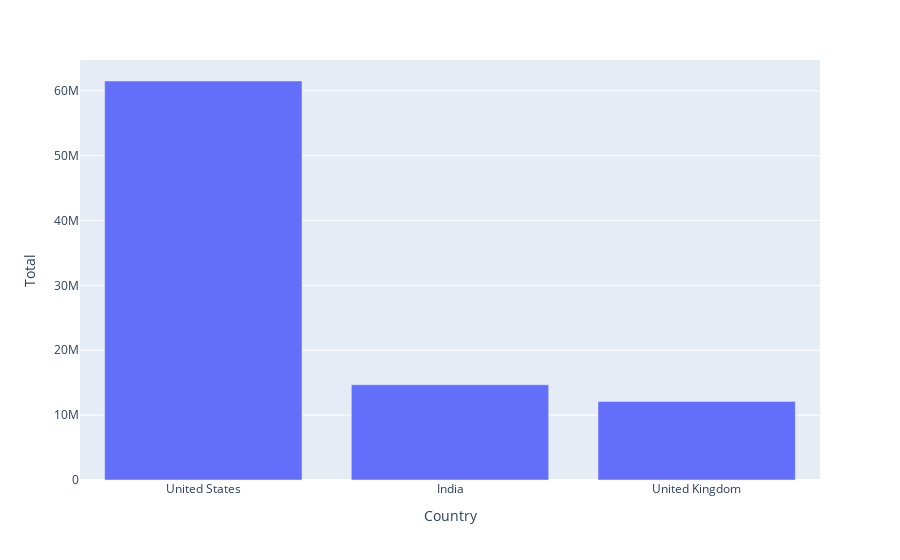

Notebook code for this chart:
### Code cell
data = Top_3_paid_countries
fig = ex.bar(data, x='Country', y='Total')
fig.show()

### Figure 1 — Plotly figure (JSON) as saved in the notebook; plotly's stock layout.template omitted (floating-point values rounded to 4 significant figures)
{"data": [{"alignmentgroup": "True", "hovertemplate": "Country=%{x}<br>Total=%{y}<extra></extra>", "legendgroup": "", "marker": {"color": "#636efa", "pattern": {"shape": ""}}, "name": "", "offsetgroup": "", "orientation": "v", "showlegend": false, "textposition": "auto", "type": "bar", "x": ["United States", "India", "United Kingdom"], "xaxis": "x", "y": [61508000, 14684000, 12108000], "yaxis": "y"}], "layout": {"barmode": "relative", "legend": {"tracegroupgap": 0}, "margin": {"t": 60}, "xaxis": {"anchor": "y", "domain": [0, 1], "title": {"text": "Country"}}, "yaxis": {"anchor": "x", "domain": [0, 1], "title": {"text": "Total"}}}}
